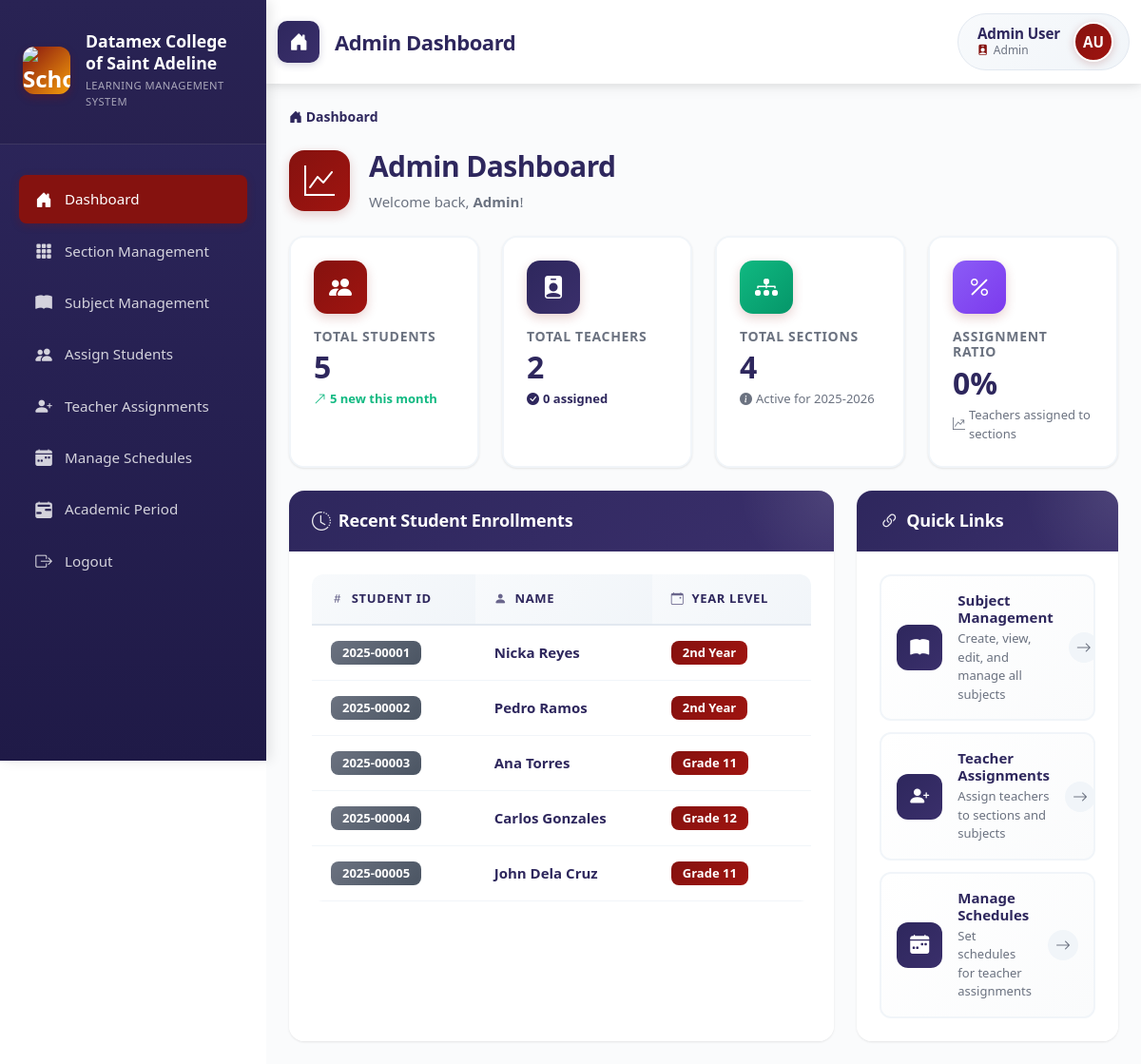
The app's page /index.php?page=admin_dashboard (signed in) with its own data.
### tables this page shows
CREATE TABLE students (
    student_id INT AUTO_INCREMENT PRIMARY KEY,
    user_id INT NULL,
    first_name VARCHAR(100) NOT NULL,
    middle_name VARCHAR(100) NULL,
    last_name VARCHAR(100) NOT NULL,
    student_number VARCHAR(50) UNIQUE NOT NULL,
    lrn VARCHAR(12) NULL,
    section_id INT NULL,
    year_level VARCHAR(50) NOT NULL,
    education_level ENUM('senior_high', 'college') NOT NULL,
    strand_course VARCHAR(50) NOT NULL,
    enrollment_status ENUM('active', 'inactive', 'graduated', 'dropped') DEFAULT 'active',
    guardian_contact VARCHAR(20) NULL,
    guardian VARCHAR(100) NULL,
    created_at TIMESTAMP DEFAULT CURRENT_TIMESTAMP,
    updated_at TIMESTAMP DEFAULT CURRENT_TIMESTAMP ON UPDATE CURRENT_TIMESTAMP,
    FOREIGN KEY (user_id) REFERENCES users(id) ON DELETE SET NULL,
    FOREIGN KEY (section_id) REFERENCES sections(section_id) ON DELETE RESTRICT,
    INDEX idx_students_user_id (user_id)
);

### app/views/admin/admin_dashboard.php (the view, shortened to what the rows shown need)
<!DOCTYPE html>
<html lang="en">
<head>
    <link rel="stylesheet" href="bootstrap/css/bootstrap.min.css">
    <link rel="stylesheet" href="bootstrap/css/bootstrap-icons.css">
    <link rel="stylesheet" href="css/main.css">
    <link rel="stylesheet" href="css/shared/sidenav.css">
    <link rel="stylesheet" href="css/pages/admin_dashboard.css">
</head>
<body>
    <div class="d-flex">
        <div class="main-content flex-grow-1">
            <div class="container-fluid p-4">
                <div class="page-header">
                    <div class="header-content">
                        <div class="header-text">
                            <h1 class="header-title">Admin Dashboard</h1>
                        </div>
                    </div>
                </div>
                <div class="row g-4">
                    <div class="col-lg-8">
                        <div class="card h-100">
                            <div class="card-body">
                                <?php if (empty($recent_enrollments)): ?>
                                    <div class="empty-state">
                                        <div class="empty-state-icon">
                                            <i class="bi bi-inbox"></i>
                                        </div>
                                        <p class="empty-state-text">No recent enrollments</p>
                                        <p class="empty-state-subtext">New student enrollments will appear here.</p>
                                    </div>
                                <?php else: ?>
                                    <div class="table-responsive">
                                        <table class="table table-hover">
                                            <thead>
                                                <tr>
                                                    <th><i class="bi bi-hash"></i> Student ID</th>
                                                    <th><i class="bi bi-person-fill"></i> Name</th>
                                                    <th><i class="bi bi-calendar-event"></i> Year Level</th>
                                                </tr>
                                            </thead>
                                            <tbody>
                                                <?php foreach ($recent_enrollments as $enrollment): ?>
                                                    <tr>
                                                        <td>
                                                            <span class="badge bg-secondary">
                                                                <?php echo htmlspecialchars($enrollment['student_number']); ?>
                                                            </span>
                                                        </td>
                                                        <td>
                                                            <div class="student-info">
                                                                <div class="student-name">
                                                                    <?php echo htmlspecialchars($enrollment['first_name'] . ' ' . $enrollment['last_name']); ?>
                                                                </div>
                                                            </div>
                                                        </td>
                                                        <td>
                                                            <?php if (!empty($enrollment['year_level'])): ?>
                                                                <span class="badge year-level-badge">
                                                                    <?php echo htmlspecialchars($enrollment['year_level']); ?>
                                                                </span>
                                                            <?php else: ?>
                                                                <span class="text-muted">Not assigned</span>
                                                            <?php endif; ?>
                                                        </td>
                                                    </tr>
                                                <?php endforeach; ?>
                                            </tbody>
                                        </table>
                                    </div>
                                <?php endif; ?>
                            </div>
                        </div>
                    </div>
                </div>
            </div>
        </div>
    </div>
</body>
</html>

### records on screen
students: student_number "2025-00001", first_name+last_name "Nicka Reyes", year_level "2nd Year"
students: student_number "2025-00002", first_name+last_name "Pedro Ramos", year_level "2nd Year"
students: student_number "2025-00003", first_name+last_name "Ana Torres", year_level "Grade 11"
students: student_number "2025-00004", first_name+last_name "Carlos Gonzales", year_level "Grade 12"
students: student_number "2025-00005", first_name+last_name "John Dela Cruz", year_level "Grade 11"

### other values on screen
$_SESSION['user_firstname'] . ' ' . $_SESSION['user_lastname'] "Admin User"
$_SESSION['user_role'] "Admin"
substr($firstname, 0, 1) . substr($lastname, 0, 1) "AU"
$_SESSION['user_firstname'] "Admin"
$total_students "5"
$students_this_month "5"
$total_teachers "2"
$assigned_teachers "0"
$total_sections "4"
$ratio "0"
